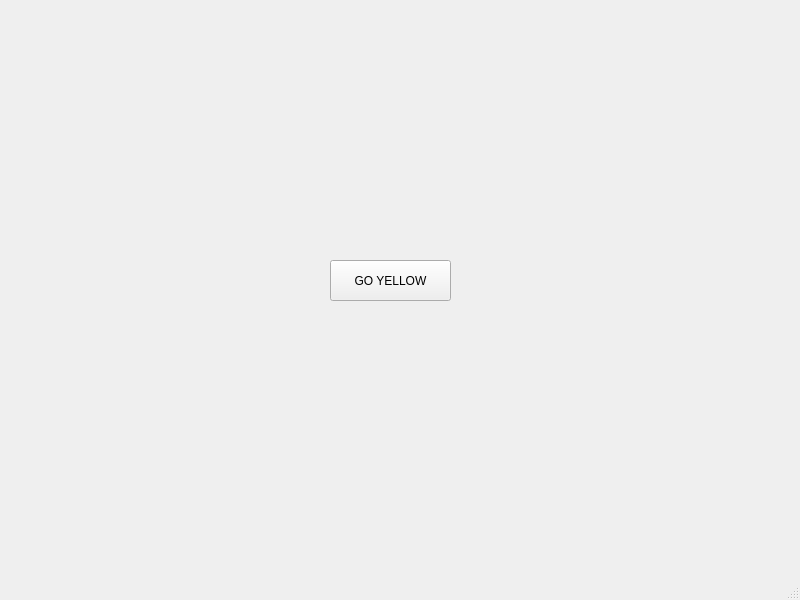
<?xml version="1.0" encoding="UTF-8"?>
<ui version="4.0">
 <class>MainWindow</class>
 <widget class="QMainWindow" name="MainWindow">
  <property name="geometry">
   <rect>
    <x>0</x>
    <y>0</y>
    <width>800</width>
    <height>600</height>
   </rect>
  </property>
  <property name="windowTitle">
   <string>MainWindow</string>
  </property>
  <widget class="QWidget" name="centralwidget">
   <widget class="QPushButton" name="pushButton">
    <property name="geometry">
     <rect>
      <x>330</x>
      <y>260</y>
      <width>121</width>
      <height>41</height>
     </rect>
    </property>
    <property name="text">
     <string>GO YELLOW</string>
    </property>
   </widget>
  </widget>
  <widget class="QMenuBar" name="menubar">
   <property name="geometry">
    <rect>
     <x>0</x>
     <y>0</y>
     <width>800</width>
     <height>21</height>
    </rect>
   </property>
  </widget>
  <widget class="QStatusBar" name="statusbar"/>
 </widget>
 <resources/>
 <connections/>
</ui>
